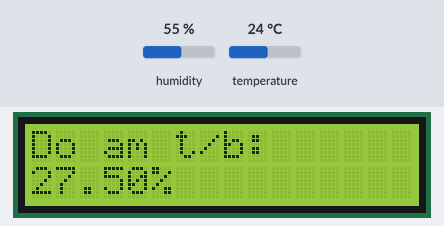
This sketch was run on a simulated Arduino Uno, built for the host (arithmetic inside an expression is 32-bit, double 64-bit). On the bench: 16×2 character LCD. The inputs (shaded band) are chosen by the test bench; at power-on: humidity 55 %, temperature 24 °C.

Above: at 1.2 s.
1.3 s: humidity set to 22 %
At 2.5 s:
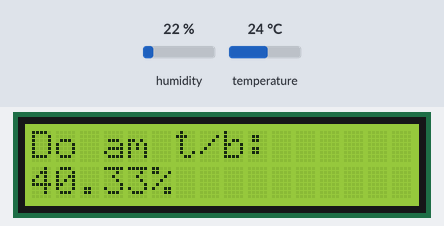
4.2 s: humidity set to 40 %
At 6.9 s:
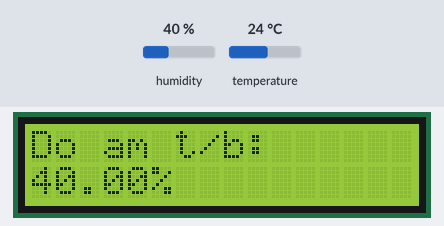
7.0 s: humidity set to 68 %
At 12.2 s:
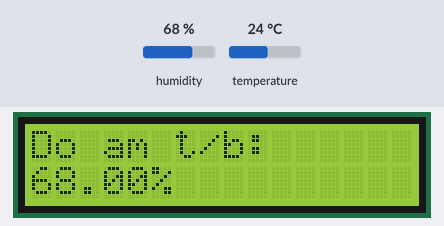
Timing chart, 0 to 13.7 s (numbered marks = the images above; inputs shaded):
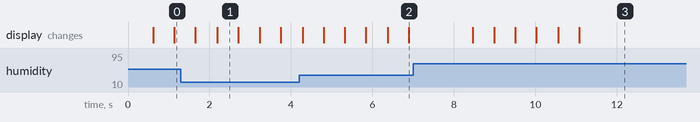

Measured:
- after the input at 7.0 s, the display: first changes after 1.5 s (image 3 shows a later state)
- what the display in image 1 shows lasts 0.5 s, from 2.2 s to 2.7 s

The sketch:

Cau2_d.ino
```cpp
#include <Wire.h>
#include <LiquidCrystal_I2C.h>

#include "DHT.h"
#define DHTPIN 8

#define DHTTYPE DHT11

DHT dht(DHTPIN, DHTTYPE);

LiquidCrystal_I2C lcd(0x27,16,2);

void setup() {
  dht.begin();

  lcd.init();
  lcd.backlight();
}

float arr_humi[6];

void loop() {
  for(int i=6; i >= 0; i--){
    arr_humi[i] = arr_humi[i-1];
  }

  float h = dht.readHumidity();
  arr_humi[0] = h;

  float sum = 0;
  float avg = 0;
  for(int i=0; i<6; i++){
    sum += arr_humi[i];
  }

  avg = sum / 6;

  lcd.setCursor(0,0);
  lcd.print("Do am t/b: ");
  lcd.setCursor(0,1);
  lcd.print(avg);
  lcd.print("%");

  delay(500);
}
```
